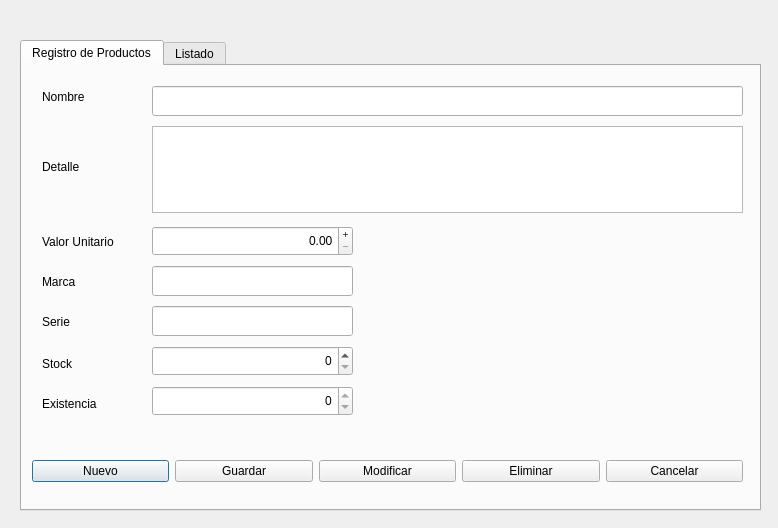
<?xml version="1.0" encoding="UTF-8"?>
<ui version="4.0">
 <class>frmProductos</class>
 <widget class="QDialog" name="frmProductos">
  <property name="geometry">
   <rect>
    <x>0</x>
    <y>0</y>
    <width>778</width>
    <height>528</height>
   </rect>
  </property>
  <property name="windowTitle">
   <string>Registro de Productos</string>
  </property>
  <property name="windowIcon">
   <iconset>
    <normaloff>../Recursos/productos.png</normaloff>../Recursos/productos.png</iconset>
  </property>
  <widget class="QTabWidget" name="tabProductos">
   <property name="geometry">
    <rect>
     <x>20</x>
     <y>40</y>
     <width>741</width>
     <height>471</height>
    </rect>
   </property>
   <property name="currentIndex">
    <number>0</number>
   </property>
   <widget class="QWidget" name="tab">
    <attribute name="title">
     <string>Registro de Productos</string>
    </attribute>
    <widget class="QSpinBox" name="sbExistencia">
     <property name="geometry">
      <rect>
       <x>130</x>
       <y>320</y>
       <width>201</width>
       <height>30</height>
      </rect>
     </property>
     <property name="alignment">
      <set>Qt::AlignRight|Qt::AlignTrailing|Qt::AlignVCenter</set>
     </property>
     <property name="readOnly">
      <bool>true</bool>
     </property>
    </widget>
    <widget class="QLabel" name="label_2">
     <property name="geometry">
      <rect>
       <x>20</x>
       <y>60</y>
       <width>53</width>
       <height>81</height>
      </rect>
     </property>
     <property name="text">
      <string>Detalle</string>
     </property>
    </widget>
    <widget class="QLabel" name="label_6">
     <property name="geometry">
      <rect>
       <x>20</x>
       <y>330</y>
       <width>61</width>
       <height>16</height>
      </rect>
     </property>
     <property name="text">
      <string>Existencia</string>
     </property>
    </widget>
    <widget class="QDoubleSpinBox" name="sbValorUnitario">
     <property name="geometry">
      <rect>
       <x>130</x>
       <y>160</y>
       <width>201</width>
       <height>30</height>
      </rect>
     </property>
     <property name="layoutDirection">
      <enum>Qt::LeftToRight</enum>
     </property>
     <property name="alignment">
      <set>Qt::AlignRight|Qt::AlignTrailing|Qt::AlignVCenter</set>
     </property>
     <property name="buttonSymbols">
      <enum>QAbstractSpinBox::PlusMinus</enum>
     </property>
     <property name="decimals">
      <number>2</number>
     </property>
     <property name="maximum">
      <double>999999.989999999990687</double>
     </property>
    </widget>
    <widget class="QLineEdit" name="txtMarca">
     <property name="geometry">
      <rect>
       <x>130</x>
       <y>200</y>
       <width>201</width>
       <height>30</height>
      </rect>
     </property>
    </widget>
    <widget class="QLineEdit" name="txtSerie">
     <property name="geometry">
      <rect>
       <x>130</x>
       <y>240</y>
       <width>201</width>
       <height>30</height>
      </rect>
     </property>
    </widget>
    <widget class="QLabel" name="label_3">
     <property name="geometry">
      <rect>
       <x>20</x>
       <y>205</y>
       <width>101</width>
       <height>21</height>
      </rect>
     </property>
     <property name="text">
      <string>Marca</string>
     </property>
    </widget>
    <widget class="QLabel" name="label_4">
     <property name="geometry">
      <rect>
       <x>20</x>
       <y>165</y>
       <width>81</width>
       <height>21</height>
      </rect>
     </property>
     <property name="text">
      <string>Valor Unitario</string>
     </property>
    </widget>
    <widget class="QTextEdit" name="txtDetalles">
     <property name="geometry">
      <rect>
       <x>130</x>
       <y>60</y>
       <width>591</width>
       <height>87</height>
      </rect>
     </property>
    </widget>
    <widget class="QLabel" name="label_7">
     <property name="geometry">
      <rect>
       <x>20</x>
       <y>290</y>
       <width>53</width>
       <height>16</height>
      </rect>
     </property>
     <property name="text">
      <string>Stock</string>
     </property>
    </widget>
    <widget class="QLabel" name="label">
     <property name="geometry">
      <rect>
       <x>20</x>
       <y>20</y>
       <width>53</width>
       <height>21</height>
      </rect>
     </property>
     <property name="text">
      <string>Nombre</string>
     </property>
    </widget>
    <widget class="QLabel" name="label_5">
     <property name="geometry">
      <rect>
       <x>20</x>
       <y>245</y>
       <width>101</width>
       <height>21</height>
      </rect>
     </property>
     <property name="text">
      <string>Serie</string>
     </property>
    </widget>
    <widget class="QSpinBox" name="sbStock">
     <property name="geometry">
      <rect>
       <x>130</x>
       <y>280</y>
       <width>201</width>
       <height>30</height>
      </rect>
     </property>
     <property name="alignment">
      <set>Qt::AlignRight|Qt::AlignTrailing|Qt::AlignVCenter</set>
     </property>
    </widget>
    <widget class="QLineEdit" name="txtNombre">
     <property name="geometry">
      <rect>
       <x>130</x>
       <y>20</y>
       <width>591</width>
       <height>30</height>
      </rect>
     </property>
    </widget>
    <widget class="QWidget" name="layoutWidget">
     <property name="geometry">
      <rect>
       <x>10</x>
       <y>380</y>
       <width>711</width>
       <height>51</height>
      </rect>
     </property>
     <layout class="QGridLayout" name="gridLayout">
      <item row="0" column="0">
       <widget class="QPushButton" name="btnNuevo">
        <property name="text">
         <string>Nuevo</string>
        </property>
        <property name="icon">
         <iconset>
          <normaloff>../Recursos/nuevo.png</normaloff>../Recursos/nuevo.png</iconset>
        </property>
       </widget>
      </item>
      <item row="0" column="1">
       <widget class="QPushButton" name="btnGuardar">
        <property name="text">
         <string>Guardar</string>
        </property>
        <property name="icon">
         <iconset>
          <normaloff>../Recursos/guardar.png</normaloff>../Recursos/guardar.png</iconset>
        </property>
       </widget>
      </item>
      <item row="0" column="2">
       <widget class="QPushButton" name="btnModificar">
        <property name="text">
         <string>Modificar</string>
        </property>
        <property name="icon">
         <iconset>
          <normaloff>../Recursos/editar.png</normaloff>../Recursos/editar.png</iconset>
        </property>
       </widget>
      </item>
      <item row="0" column="3">
       <widget class="QPushButton" name="btnEliminar">
        <property name="text">
         <string>Eliminar</string>
        </property>
        <property name="icon">
         <iconset>
          <normaloff>../Recursos/eliminar.png</normaloff>../Recursos/eliminar.png</iconset>
        </property>
       </widget>
      </item>
      <item row="0" column="4">
       <widget class="QPushButton" name="btnCancelar">
        <property name="text">
         <string>Cancelar</string>
        </property>
        <property name="icon">
         <iconset>
          <normaloff>../Recursos/cancelar.png</normaloff>../Recursos/cancelar.png</iconset>
        </property>
       </widget>
      </item>
     </layout>
    </widget>
   </widget>
   <widget class="QWidget" name="tab_2">
    <attribute name="title">
     <string>Listado</string>
    </attribute>
    <widget class="QLabel" name="label_8">
     <property name="geometry">
      <rect>
       <x>17</x>
       <y>10</y>
       <width>61</width>
       <height>31</height>
      </rect>
     </property>
     <property name="text">
      <string>Buscador</string>
     </property>
    </widget>
    <widget class="QLineEdit" name="txtBuscador">
     <property name="geometry">
      <rect>
       <x>87</x>
       <y>10</y>
       <width>631</width>
       <height>30</height>
      </rect>
     </property>
     <property name="placeholderText">
      <string>Escriba nombre del Producto</string>
     </property>
    </widget>
    <widget class="QTableWidget" name="tableWidget">
     <property name="geometry">
      <rect>
       <x>17</x>
       <y>50</y>
       <width>701</width>
       <height>361</height>
      </rect>
     </property>
    </widget>
   </widget>
  </widget>
 </widget>
 <resources/>
 <connections/>
</ui>
